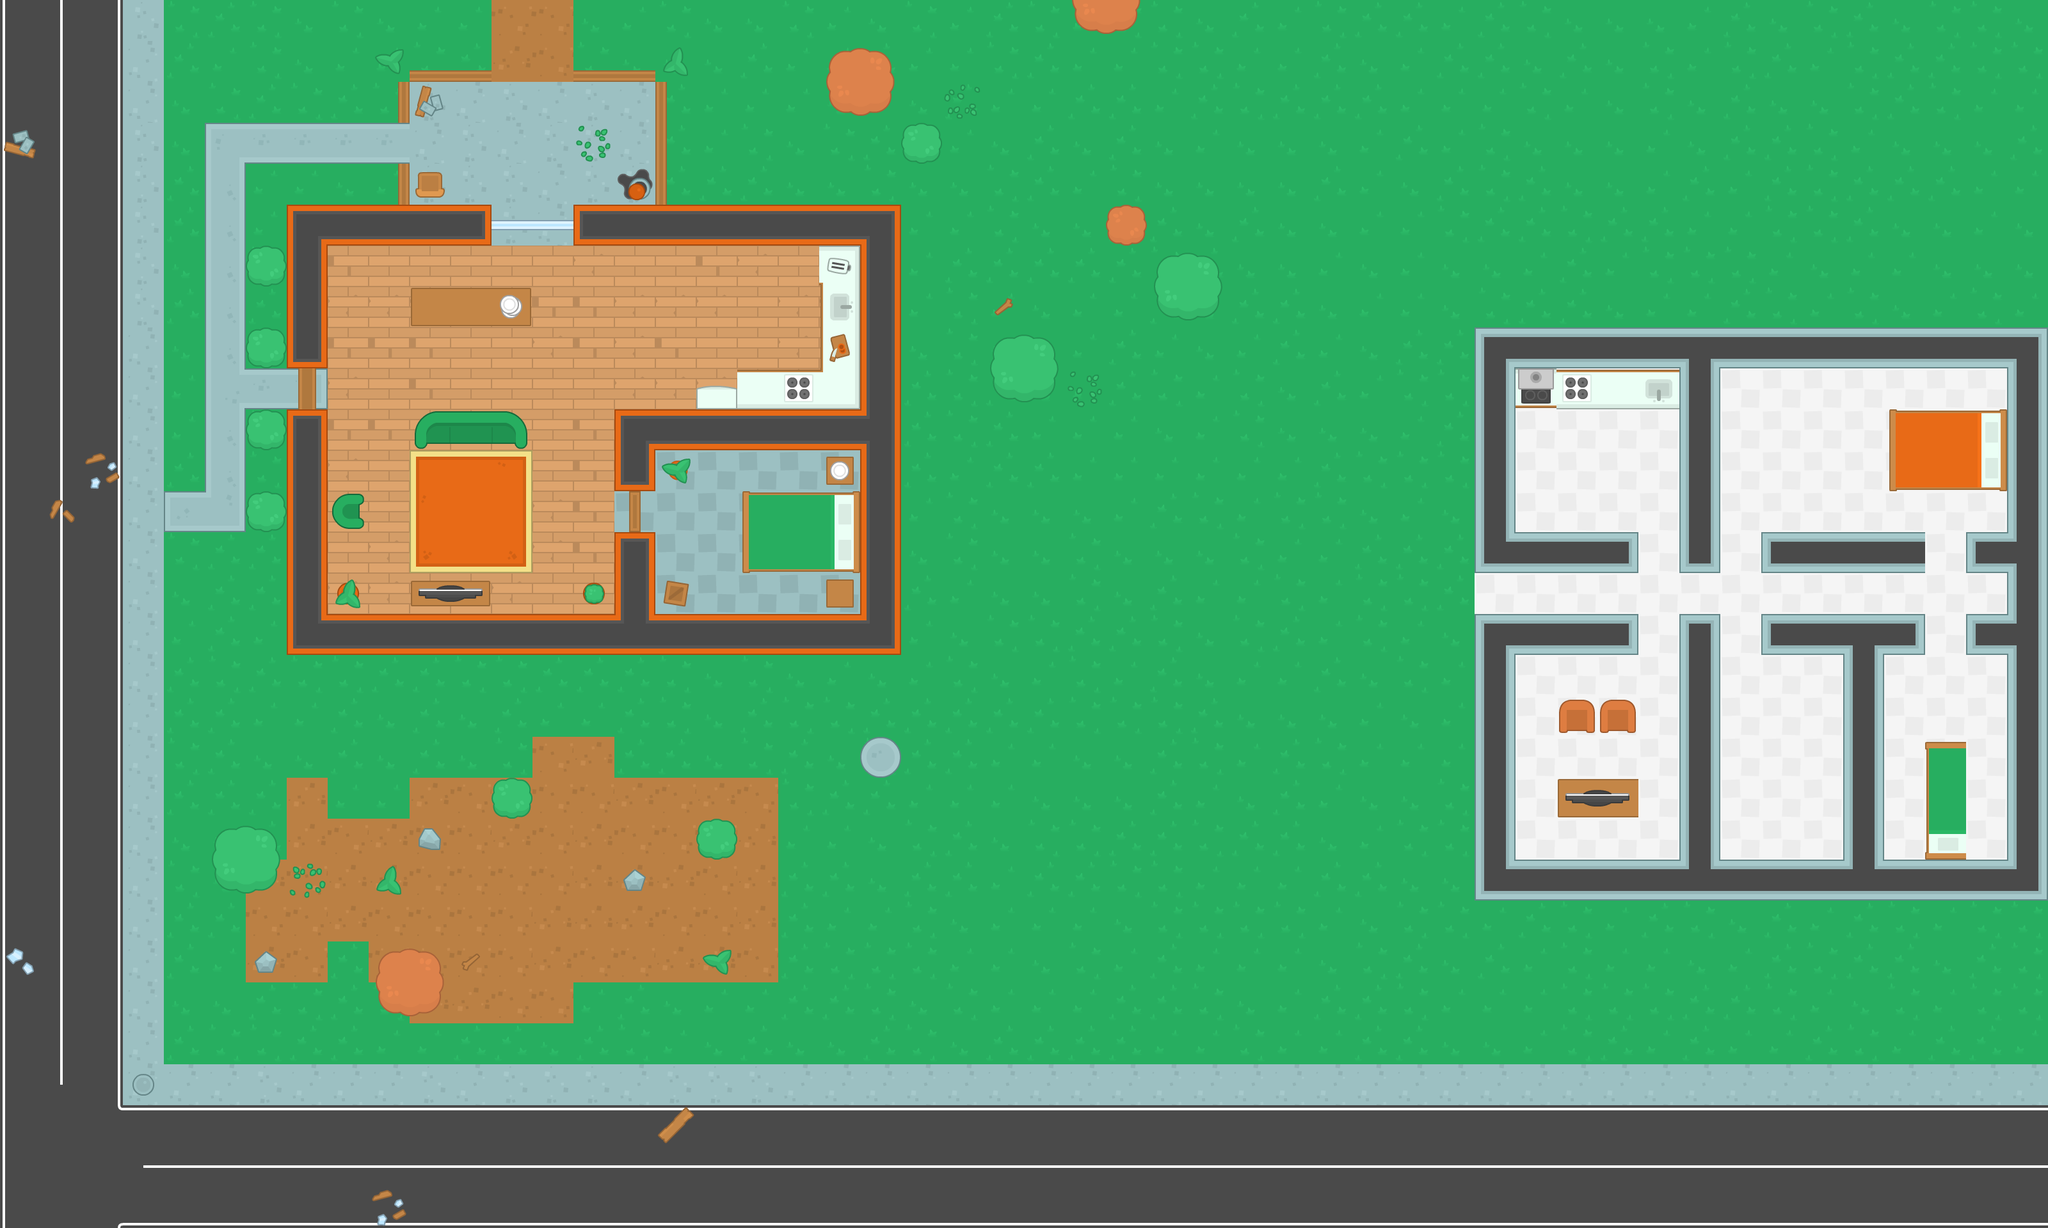

Tiled map render using the project's own tile images. Description and the map definition, with tile-layer contents summarised, below:
An orthogonal 50x30 tile map with 64x64 px tiles, 4 tile layers (ground, walls, items, decorations) and 93 objects (63x wall, 25x zombie, 4x health, player).

<map version="1.2" tiledversion="1.3.0" orientation="orthogonal" renderorder="right-down" compressionlevel="0" width="50" height="30" tilewidth="64" tileheight="64" infinite="0" nextlayerid="6" nextobjectid="224">
 <tileset firstgid="1" name="spritesheet_tiles" tilewidth="64" tileheight="64" spacing="10" tilecount="540" columns="27">
  <image source="../topdown-shooter/Spritesheet/spritesheet_tiles.png" width="1988" height="1470" />
 </tileset>
 <layer id="1" name="ground" width="50" height="30">
  <data>[1500 cells, 1500 non-empty, 40 distinct tile ids]</data>
 </layer>
 <layer id="2" name="walls" width="50" height="30">
  <data>[1500 cells, 150 non-empty, 24 distinct tile ids]</data>
 </layer>
 <layer id="3" name="items" width="50" height="30">
  <data>[1500 cells, 82 non-empty, 46 distinct tile ids]</data>
 </layer>
 <layer id="4" name="decorations" width="50" height="30">
  <data>[1500 cells, 27 non-empty, 18 distinct tile ids]</data>
 </layer>
 <objectgroup id="5" name="Obstacles">
  <object id="87" name="wall" x="448" y="318.667" width="321.333" height="65.3333" />
  <object id="88" name="player" x="336" y="209" width="32" height="32" />
  <object id="90" name="wall" x="450" y="384.667" width="59.9997" height="190.667" />
  <object id="91" name="wall" x="396.667" y="394" width="34.6663" height="40" />
  <object id="92" name="wall" x="896.667" y="319.333" width="508" height="65.3333" />
  <object id="93" name="zombie" x="813.333" y="205.333" width="32" height="32" />
  <object id="94" name="wall" x="1344.67" y="382" width="61.333" height="636" />
  <object id="95" name="wall" x="959.333" y="639.333" width="386.666" height="65.3333" />
  <object id="96" name="wall" x="447.333" y="959.333" width="900" height="65.3333" />
  <object id="97" name="wall" x="446" y="636.667" width="67.9997" height="322.667" />
  <object id="98" name="wall" x="958" y="702" width="65.333" height="64" />
  <object id="99" name="wall" x="956.667" y="831.333" width="67.9997" height="128" />
  <object id="100" name="wall" x="663.333" y="651.333" width="144" height="36" />
  <object id="101" name="wall" x="527.333" y="779.333" width="35.9997" height="40" />
  <object id="102" name="wall" x="535.281" y="915.59" width="17.3952" height="26.1805" rotation="-0.0916327" />
  <object id="103" name="wall" x="919.333" y="915.333" width="17.333" height="21.3333" />
  <object id="104" name="wall" x="1164.67" y="775.333" width="173.333" height="118.667" />
  <object id="105" name="wall" x="1294" y="712.667" width="34.6663" height="42.6666" />
  <object id="106" name="wall" x="1290" y="908.667" width="41.333" height="37.3333" />
  <object id="107" name="wall" x="1043.33" y="911.109" width="29.766" height="29.3333" rotation="9.38814" />
  <object id="108" name="wall" x="646" y="452.667" width="189.333" height="50.6666" />
  <object id="110" name="wall" x="1152.67" y="579.333" width="132" height="64" />
  <object id="111" name="wall" x="1087.33" y="606" width="78.6663" height="32" />
  <object id="112" name="wall" x="640.667" y="908.667" width="128" height="37.3333" />
  <object id="113" name="wall" x="398.667" y="523" width="34.6663" height="40" />
  <object id="114" name="wall" x="396.667" y="649" width="34.6663" height="40" />
  <object id="115" name="wall" x="397.667" y="780" width="34.6663" height="40" />
  <object id="116" name="wall" x="342" y="1302.67" width="83.333" height="84" />
  <object id="117" name="wall" x="776.334" y="1220" width="45.333" height="52" />
  <object id="118" name="wall" x="603.667" y="1365" width="14.6663" height="27" />
  <object id="119" name="wall" x="598.667" y="1494.67" width="81.333" height="84" />
  <object id="120" name="wall" x="662.667" y="1300" width="17.333" height="22.6667" />
  <object id="121" name="wall" x="982.667" y="1368" width="18.6663" height="18.6667" />
  <object id="122" name="wall" x="406.667" y="1497.33" width="18.6663" height="16" />
  <object id="123" name="wall" x="1096" y="1286.67" width="47.9996" height="49.3333" />
  <object id="124" name="wall" x="1117.33" y="1489.33" width="17.333" height="26.6667" />
  <object id="125" name="wall" x="1349.33" y="1160" width="49.333" height="48" />
  <object id="126" name="zombie" x="1101.33" y="470.667" width="32" height="32" />
  <object id="128" name="wall" x="1281.33" y="386" width="61.333" height="249.333" />
  <object id="130" name="wall" x="1040.67" y="724" width="29.333" height="22.6667" />
  <object id="131" name="zombie" x="1685.33" y="706.667" width="32" height="32" />
  <object id="132" name="zombie" x="1884" y="689.333" width="32" height="32" />
  <object id="133" name="zombie" x="1813.33" y="824" width="32" height="32" />
  <object id="134" name="zombie" x="2044" y="580" width="32" height="32" />
  <object id="135" name="zombie" x="1814.67" y="565.333" width="32" height="32" />
  <object id="136" name="zombie" x="1518.67" y="764" width="32" height="32" />
  <object id="137" name="zombie" x="1646.67" y="817.333" width="32" height="32" />
  <object id="138" name="zombie" x="2006.67" y="793.333" width="32" height="32" />
  <object id="141" name="wall" x="1560" y="536" width="77.333" height="79.9999" />
  <object id="142" name="wall" x="1818.67" y="409.333" width="77.333" height="79.9999" />
  <object id="143" name="wall" x="1734.67" y="326.667" width="49.333" height="47.9999" />
  <object id="144" name="wall" x="1410.67" y="196" width="55.9997" height="54.6666" />
  <object id="145" name="wall" x="0.666833" y="2.00002" width="3192" height="22.6666" />
  <object id="152" name="wall" x="2.66683" y="27.5758" width="31.03" height="1886.42" />
  <object id="154" name="wall" x="46" y="1875.33" width="3136" height="37.3333" />
  <object id="155" name="wall" x="3143.33" y="34" width="43.333" height="1832" />
  <object id="164" name="wall" x="2304" y="511.333" width="61.333" height="385.333" />
  <object id="180" name="wall" x="2301.33" y="961.333" width="61.333" height="441.333" />
  <object id="182" name="wall" x="2364" y="1343.33" width="778" height="65.3333" />
  <object id="183" name="wall" x="2369" y="511.333" width="778" height="65.3333" />
  <object id="184" name="wall" x="2621.33" y="957.334" width="61.333" height="391.333" />
  <object id="185" name="wall" x="2879.33" y="1015.33" width="61.333" height="327.333" />
  <object id="186" name="wall" x="2625.33" y="571.334" width="61.333" height="321.333" />
  <object id="187" name="wall" x="2363" y="829.333" width="198" height="65.3333" />
  <object id="188" name="wall" x="2363" y="957.333" width="198" height="65.3333" />
  <object id="191" name="wall" x="2371" y="579.333" width="252" height="65.3333" />
  <object id="194" name="wall" x="2430" y="1213.33" width="130" height="65.3333" />
  <object id="195" name="wall" x="2432" y="1083.33" width="124" height="65.3333" />
  <object id="197" name="wall" x="3006" y="1155.33" width="70" height="189.333" />
  <object id="200" name="wall" x="2753" y="831.333" width="254" height="65.3333" />
  <object id="201" name="wall" x="2755" y="957.333" width="254" height="65.3333" />
  <object id="202" name="wall" x="3073" y="831.333" width="70" height="65.3333" />
  <object id="203" name="wall" x="3069" y="957.333" width="82" height="65.3333" />
  <object id="204" name="wall" x="2947" y="639.333" width="192" height="129.333" />
  <object id="205" name="health" x="1105" y="792.667" width="41.9997" height="38.6666" />
  <object id="206" name="health" x="1221" y="396.667" width="41.9997" height="38.6666" />
  <object id="207" name="health" x="2955" y="1096.67" width="41.9997" height="38.6666" />
  <object id="208" name="health" x="2699" y="1292.67" width="41.9997" height="38.6666" />
  <object id="209" name="zombie" x="2740" y="680" width="32" height="32" />
  <object id="210" name="zombie" x="2834" y="712" width="32" height="32" />
  </objectgroup>
</map>
<!-- 13 of 93 objects omitted -->
